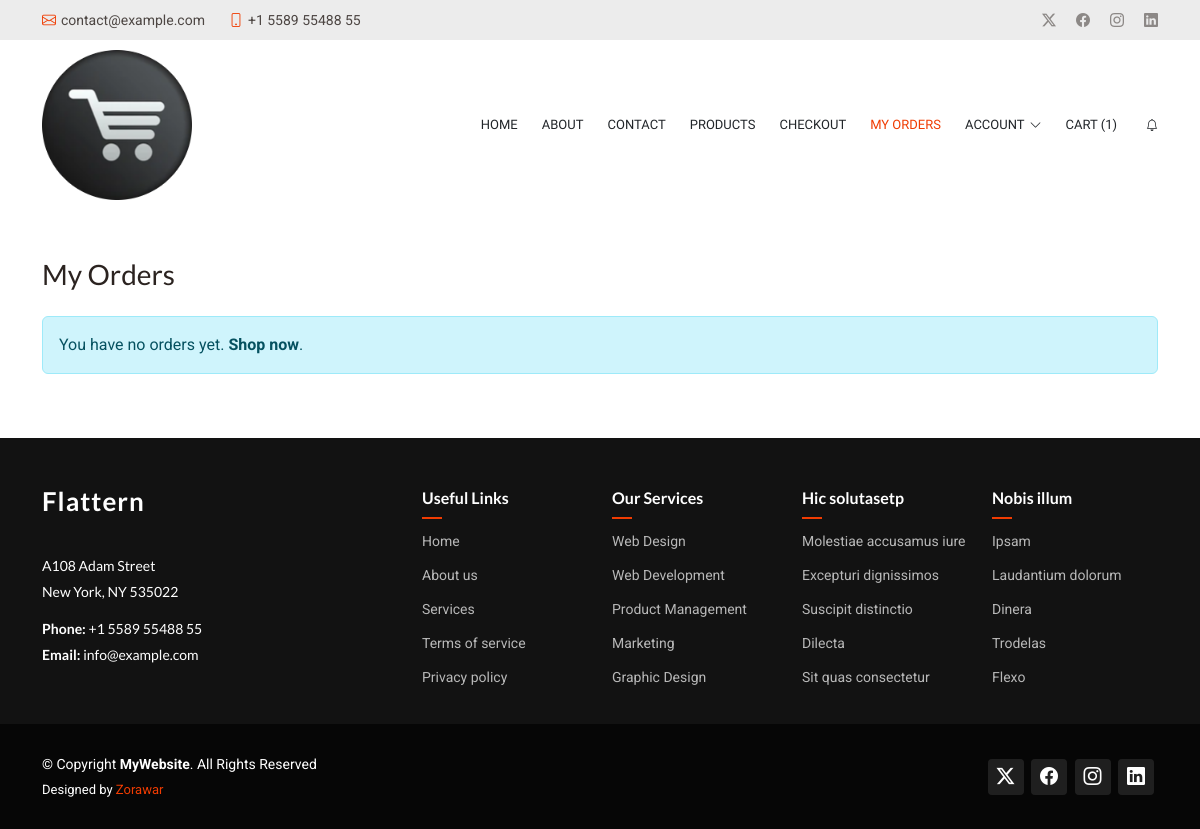
Page /orders.php (signed in) on the earlier database version.
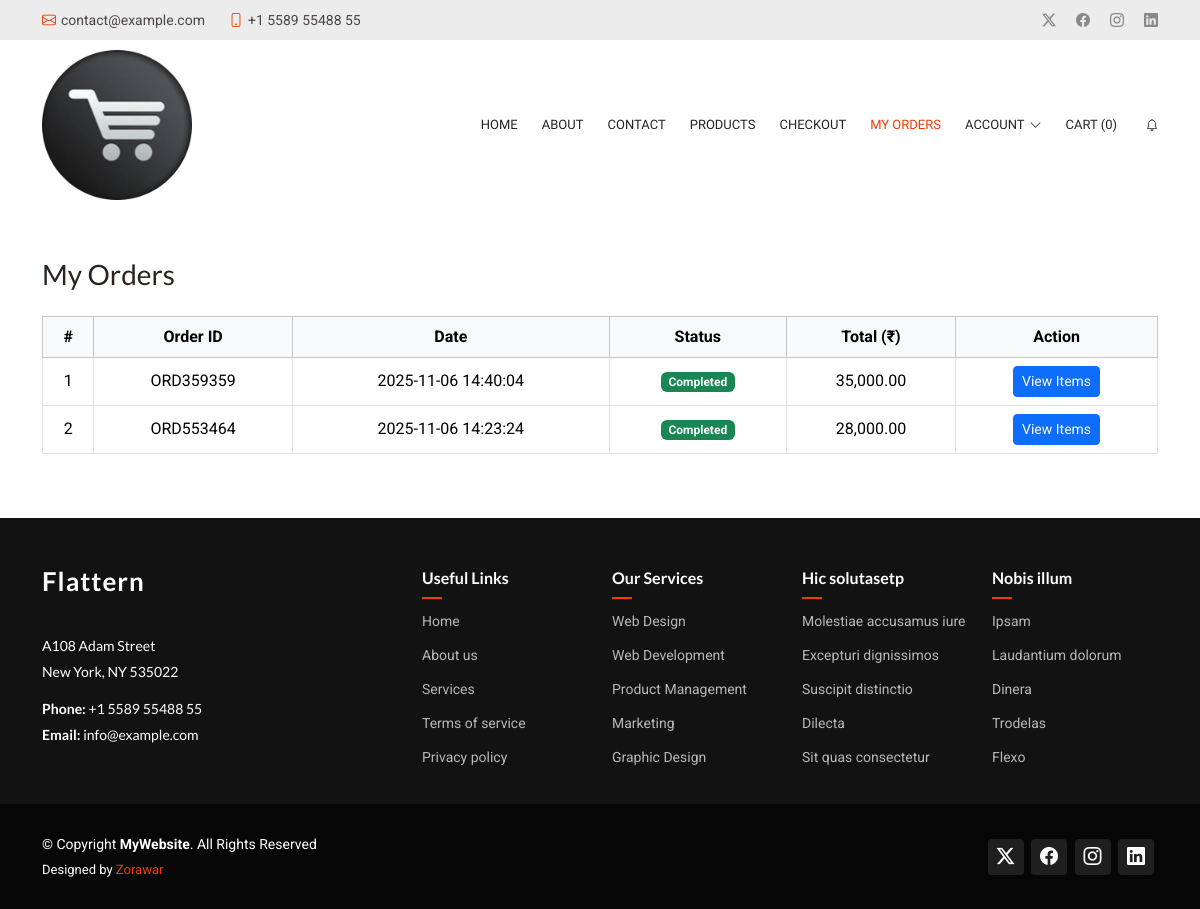
Same page on the later database version.
### tables this page shows
CREATE TABLE `ec_orders` (
  `id` int(11) NOT NULL,
  `order_id` varchar(30) NOT NULL,
  `user_id` varchar(20) NOT NULL,
  `customer_name` varchar(255) DEFAULT NULL,
  `total_amount` decimal(10,2) DEFAULT 0.00,
  `status` tinyint(1) DEFAULT 0,
  `created_at` timestamp NOT NULL DEFAULT current_timestamp()
);

### orders.php (the view, shortened to what the changed rows need)
<?php
include("include/header.php");
$user_id = mysqli_real_escape_string($connect, $_SESSION['user_id']);
$orders_q = mysqli_query($connect, "SELECT * FROM ec_orders WHERE user_id='$user_id' ORDER BY created_at DESC");
?>
<div class="container py-5">
  <h3 class="mb-4">My Orders</h3>
  <?php if($orders_q && mysqli_num_rows($orders_q)>0): ?>
    <div class="table-responsive">
      <table class="table table-bordered align-middle text-center">
        <thead class="table-light">
          <tr>
            <th>#</th>
            <th>Order ID</th>
            <th>Date</th>
            <th>Status</th>
            <th>Total (₹)</th>
            <th>Action</th>
          </tr>
        </thead>
        <tbody>
          <?php $i=1; while($o = mysqli_fetch_assoc($orders_q)): ?>
          <tr>
            <td><?php echo $i++; ?></td>
            <td><?php echo htmlspecialchars($o['order_id']); ?></td>
            <td><?php echo htmlspecialchars($o['created_at']); ?></td>
            <td><?php echo ((int)$o['status']===1?'<span class="badge bg-success">Completed</span>':((int)$o['status']===0?'<span class="badge bg-warning">Pending</span>':'<span class="badge bg-danger">Cancelled</span>')); ?></td>
            <td><?php echo number_format((float)$o['total_amount'],2); ?></td>
            <td><button class="btn btn-sm btn-primary view-items" data-order-id="<?php echo htmlspecialchars($o['order_id']); ?>">View Items</button></td>
          </tr>
          <?php endwhile; ?>
        </tbody>
      </table>
    </div>
  <?php else: ?>
    <div class="alert alert-info">You have no orders yet. <a href="products.php" class="alert-link">Shop now</a>.</div>
  <?php endif; ?>
</div>
<?php include("include/footer.php"); ?>

### include/header.php (shortened to what the changed rows need)
<?php
    include("db.php");
?>
<!DOCTYPE html>
<html lang="en">
<head>
  <link href='https://unpkg.com/boxicons@2.1.4/css/boxicons.min.css' rel='stylesheet'>
  <link href="assets/vendor/bootstrap/css/bootstrap.min.css" rel="stylesheet">
  <link href="assets/vendor/bootstrap-icons/bootstrap-icons.css" rel="stylesheet">
  <link href="assets/vendor/aos/aos.css" rel="stylesheet">
  <link href="assets/vendor/glightbox/css/glightbox.min.css" rel="stylesheet">
  <link href="assets/vendor/swiper/swiper-bundle.min.css" rel="stylesheet">
  <link href="https://cdn.jsdelivr.net/npm/bootstrap-icons@1.10.5/font/bootstrap-icons.css" rel="stylesheet">
  <link rel="stylesheet" href="https://cdn.jsdelivr.net/npm/bootstrap-icons@1.10.5/font/bootstrap-icons.css">
  <link href="assets/css/main.css" rel="stylesheet">
</head>
<body class="index-page">
  <header id="header" class="header">
    <div class="branding d-flex align-items-center">
      <div class="container position-relative d-flex align-items-center justify-content-between">
        <nav id="navmenu" class="navmenu">
          <ul>
            <?php
            function isActive($page_name, $current) {
                return ($current == $page_name) ? 'active' : '';
            }
            $current_page = basename($_SERVER['PHP_SELF']);
            ?>
            <li>
                <?php
                    if(!empty($_SESSION['user_id']))
                    {
                      $cart_count_select = "SELECT * FROM `my_cart` WHERE user_id = '".$_SESSION['user_id']."'";
                      $cart_count_query = mysqli_query($connect,$cart_count_select);
                      $cart_count_num_row = mysqli_num_rows($cart_count_query);
                              $cart_active = isActive('mycart.php', $current_page);
                              if($cart_count_num_row) {echo '<li><a href="mycart.php" class="'.$cart_active.'">Cart (<span id="cart_count">'.$cart_count_num_row.'</span>)</a></li>' ;}
                              else {echo '<li><a href="mycart.php" class="'.$cart_active.'">Cart (<span id="cart_count">0</span>)</a></li>' ;}
                    }
                    else
                    {
                        $login_active = isActive('login1.php', $current_page);
                        $register_active = isActive('register.php', $current_page);
                        echo'<li><a href="login1.php" class="'.$login_active.'">Login</a></li>
                            <li><a href="register.php" class="'.$register_active.'">Register</a></li>';
                    }
                ?>
          </ul>
        </nav>
      </div>
    </div>
  </header>

Differences in the rows shown:
added ec_orders: order "ORD359359", created_at "2025-11-06 14:40:04", status "Completed", total_amount "35,000.00"
added ec_orders: order "ORD553464", created_at "2025-11-06 14:23:24", status "Completed", total_amount "28,000.00"
Other differences:
$cart_count_num_row: "1" → (not shown)
text no longer shown: "You have no orders yet. Shop now ."
text now shown: "0 # Order ID Date Status Total (₹) Action"
